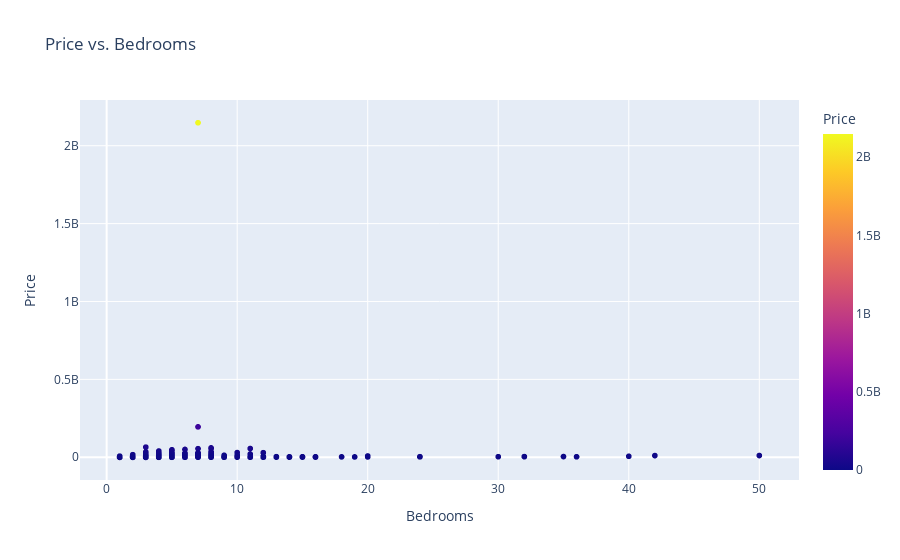

Notebook source saved alongside this figure:
### Code cell
scatter_3d_multicolor = px.scatter(df, x='BEDS', y='PRICE', title='Price vs. Bedrooms',
                                       labels={'BEDS': 'Bedrooms', 'BATH': 'Bathrooms', 'PRICE': 'Price'},
                                       color='PRICE')
scatter_3d_multicolor.show()

### Figure 1 — Plotly figure (JSON) as saved in the notebook; plotly's stock layout.template omitted (floating-point values rounded to 4 significant figures; data arrays with more than 128 entries replaced by an {"elided": "..."} marker saying what was removed)
{"data": [{"hovertemplate": "Bedrooms=%{x}<br>Price=%{marker.color}<extra></extra>", "legendgroup": "", "marker": {"color": {"elided": "4801 int values"}, "coloraxis": "coloraxis", "symbol": "circle"}, "mode": "markers", "name": "", "showlegend": false, "type": "scattergl", "x": {"elided": "4801 int values"}, "xaxis": "x", "y": {"elided": "4801 int values"}, "yaxis": "y"}], "layout": {"coloraxis": {"colorbar": {"title": {"text": "Price"}}, "colorscale": [[0, "#0d0887"], [0.1111, "#46039f"], [0.2222, "#7201a8"], [0.3333, "#9c179e"], [0.4444, "#bd3786"], [0.5556, "#d8576b"], [0.6667, "#ed7953"], [0.7778, "#fb9f3a"], [0.8889, "#fdca26"], [1, "#f0f921"]]}, "legend": {"tracegroupgap": 0}, "title": {"text": "Price vs. Bedrooms"}, "xaxis": {"anchor": "y", "domain": [0, 1], "title": {"text": "Bedrooms"}}, "yaxis": {"anchor": "x", "domain": [0, 1], "title": {"text": "Price"}}}}
